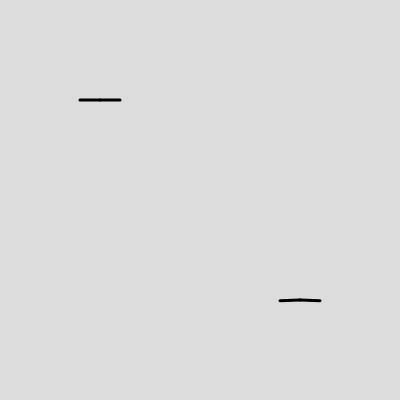
Frame 1 (no input)
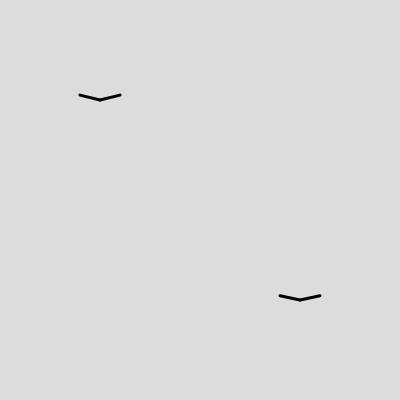
Frame 60 (no input)
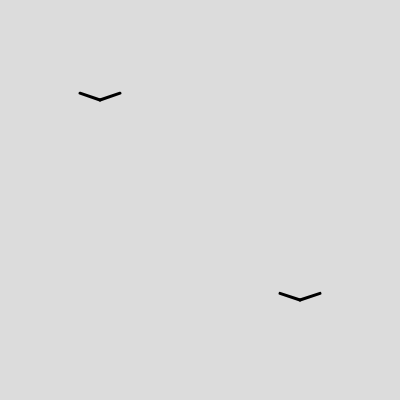
Frame 120 (the mouse pressed at the canvas centre since frame 60)

The p5.js sketch that drew these frames (run headless with seeded random() and noise() and a simulated clock; from frame 60 on, the mouse is pressed at the canvas centre):

// p5.js sketch
// ── sketch.js
let angle = 0;
let speed = 0.1;
let l_wing_y_pos;
let r_wing_y_pos;
let wing_amplitude = 7;

function setup() {
  createCanvas(400, 400);
  angleMode(RADIANS);
  strokeWeight(3);
}

function bird(start_X, start_Y) {
  r_wing_y_pos = sin(angle) * wing_amplitude + start_X;
  l_wing_y_pos = sin(angle) * wing_amplitude + start_Y;

  line(start_X, start_Y, start_X - 20, l_wing_y_pos);
  line(start_X, start_Y, start_X + 20, r_wing_y_pos);

  angle += speed;
}

function draw() {
  background(220);
  bird(100, 100);
  bird(300, 300);
}
